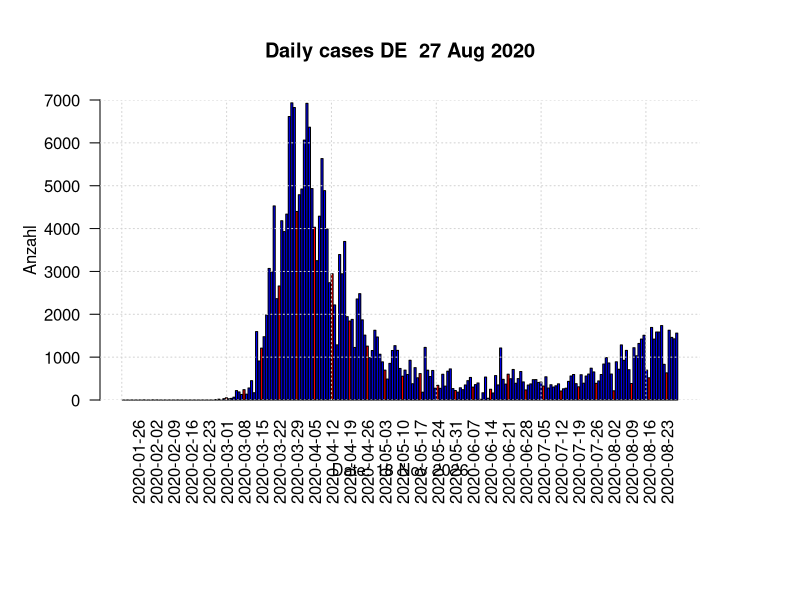

Source code (R):
#!/usr/bin/env Rscript

require(data.table)

setwd("~/git/R-Example")

png("png/CasesDeathsDE.png",width=1920,height=1080)

colors <-c( "red", "yellow", "green", "blue", "black" )

today <- Sys.Date()
heute <- format(today, "%d %b %Y")
fromto <- c(42:102)
startdate <- as.Date("2020-01-20")

daily <- read.csv ( "data/Germany.csv", header = TRUE)
reported <- format(startdate + max(daily$Date), "%d %b %Y")

m <- length(daily$Date)

daily$incCases <- c(0,daily$Cases[2:m]-daily$Cases[1:m-1])
daily$incDeaths <- c(0,daily$Deaths[2:m]-daily$Deaths[1:m-1])

options(digits=7)
options(scipen=7)
options(Outdec=".")

op = par(mar=c(10,5,5,5))

Tage <- daily$Date + startdate

sel <- daily$WTag != 6

Tage[sel] <- NA

    
barplot( daily$incCases # [fromto]
    , ylim=c(0,(max(daily$incCases)%/%1000+1)*1000)
    #, col=colors[1]
    , main = paste("Daily cases DE ", reported) 
    , sub = ""
    , xlab=""
    , col=c(rep("blue",6),"red") 
    , ylab="Anzahl"
    , names.arg = Tage # [fromto]
    , las = 2
    )     
title ( sub = paste("Date:", heute ), line= 3)

grid()

dev.off()
